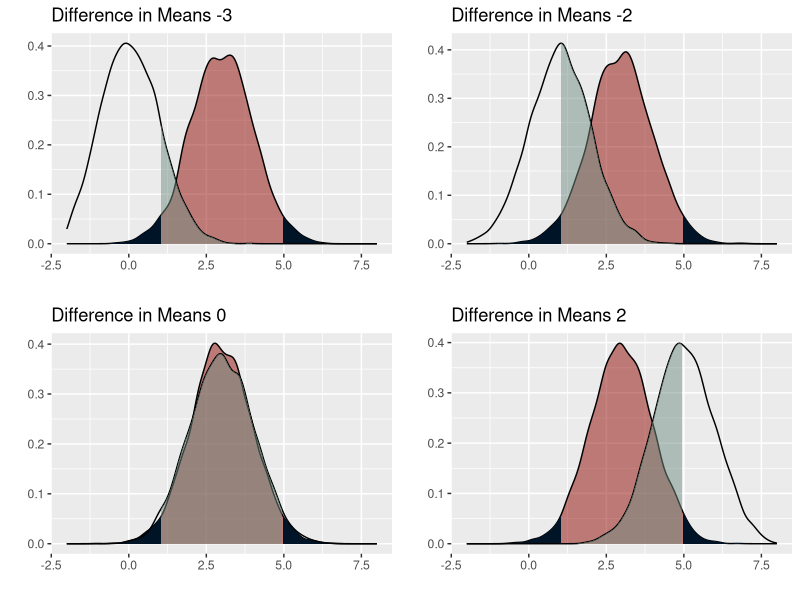
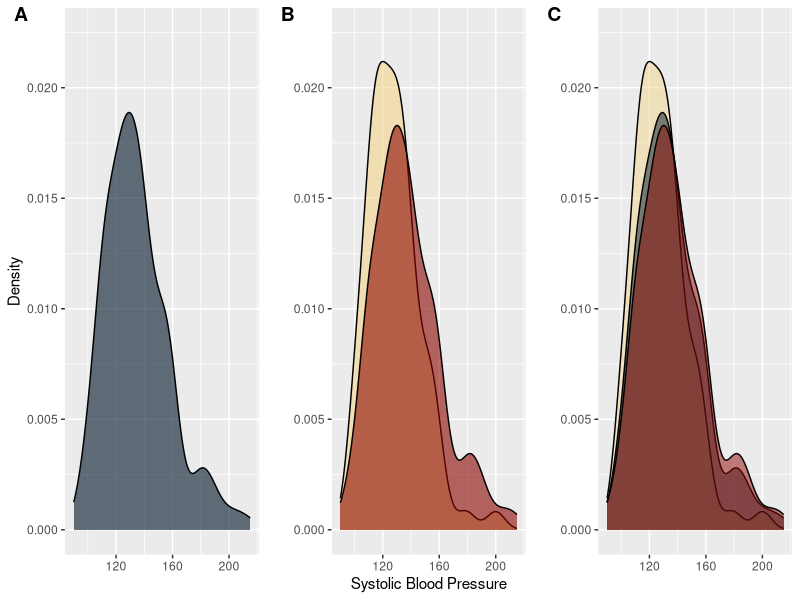
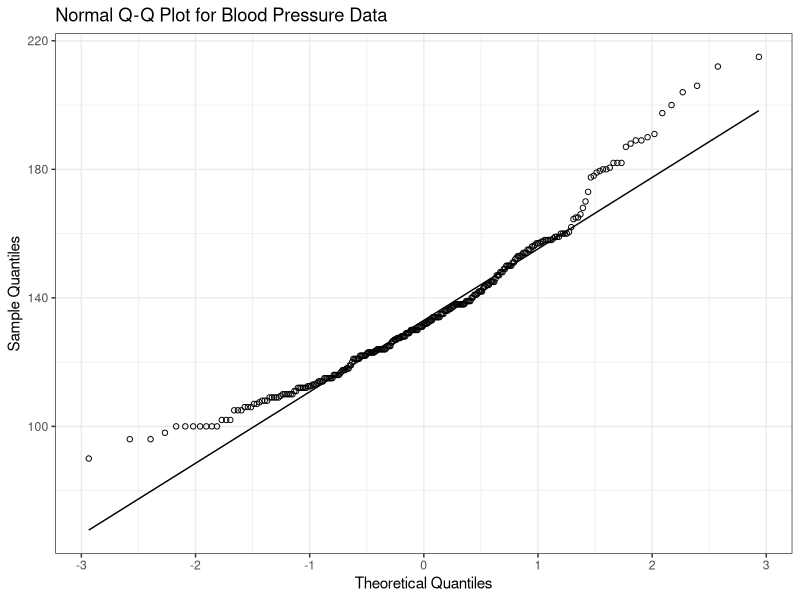

Generate these figures, in order, with R:
## ---- chunk 1
knitr::opts_chunk$set(echo = TRUE)

#Use required packages
library(tidyverse) #for plots and data manipulation
library(cowplot) #aligning plots
library(gridExtra)
library(scales)

df_data <- read_csv("framingham_data.csv") # Read in data
## ---- chunk 2
df_data$index <- seq(nrow(df_data)) # Add an index column

#df_data %>% summary # Summarize Data

# Split data into smoker and nonsmoker
df_smoker <- df_data %>% filter(currentSmoker == 1)
df_nonsmoker <- df_data %>% filter(currentSmoker == 0)

#Create a sample variance function to ensure proper calculation
sample_variance <- function(x, sampling = TRUE){
    if (sampling == TRUE){
        sum((x - mean(x))^2) / (length(x) - 1)
    } else if(sampling == FALSE) {
        sum((x - mean(x))^2) / (length(x))
    }
}
#Create pooled sample variance function 
f_pooled_variance <- function(x, y){
    ((length(x) - 1) * sample_variance(x) + 
     (length(y) - 1) * sample_variance(y)) / 
    (length(x) + length(y) - 2)
}

# Skewness function 
skew_function <- function(x){
    mean((x - mean(x))^3) / sqrt(sample_variance(x))^3
}

# kurtosis function
kurt_function <- function(x){
    mean((x - mean(x))^4) / sqrt(sample_variance(x))^4
}

# Create a Satterthawaite Approximation Function

satterth <- function(s1, s2, n1, n2){
    term1 <- s1/n1
    term2 <- s2/n2
    nu <- (term1 + term2)^2 / ((term1^2/(n1 - 1)) + (term2^2/(n2 - 1)))
    return(floor(nu))
}


#Plot and compare split data

#options(repr.plot.width = 6, repr.plot.height = 4, repr.plot.res = 150)

plot_colors <- c("#001427","#708d81","#f4d58d","#bf0603","#8d0801")
y_limits <- c(0, 0.0225)

total_data <- ggplot(df_data) + geom_density(aes(sysBP), 
                                             fill = plot_colors[1],
                                             alpha = 0.6) +
                       ylim(y_limits) + ylab("Density") + xlab("")

sep_data <- ggplot() + geom_density(data = df_smoker, aes(sysBP), 
                                    fill = plot_colors[3], alpha = 0.6) + 
                       geom_density(data = df_nonsmoker, aes(sysBP), 
                                    fill = plot_colors[5], alpha = 0.6) +
                       ylim(y_limits) + ylab("") + xlab("Systolic Blood Pressure")

plot_3 <- ggplot() + geom_density(data = df_smoker, aes(sysBP), 
                                    fill = plot_colors[3], alpha = 0.5) + 
                       geom_density(data = df_data, aes(sysBP), 
                                    fill = plot_colors[1], alpha = 0.5) +
                       geom_density(data = df_nonsmoker, aes(sysBP), 
                                    fill = plot_colors[5], alpha = 0.5) +
                       ylim(y_limits) + ylab("") + xlab("")

#plot_grid(total_data, sep_data, plot_3, align = 'vh', 
#          hjust = -1,nrow = 1, ncol = 3)

data_kurtosis <- kurt_function(df_data$sysBP)
data_skew <- skew_function(df_data$sysBP)
data_IQR <- as.numeric(quantile(df_data$sysBP, probs = 0.75)) - 
       as.numeric(quantile(df_data$sysBP, probs = 0.25))
data_MAD <- median(abs(df_data$sysBP - median(df_data$sysBP)))
data_samVar <- sample_variance(df_data$sysBP)

eIQR <- data_IQR / 1.35
eMAD <- data_MAD / 0.675

# Q-Q Plot

data_qqplot <- 
ggplot(df_data, aes(sample = sysBP)) + 
stat_qq(shape = 1) + stat_qq_line() + 
ggtitle("Normal Q-Q Plot for Blood Pressure Data") + 
xlab("Theoretical Quantiles") +
ylab("Sample Quantiles")
## ---- chunk 3

# Common values for analysis

alpha <- 0.05

mu_smoker <- mean(df_smoker$sysBP)
var_smoker <- sample_variance(df_smoker$sysBP)
n_smoker <- length(df_smoker$sysBP)

mu_nonsmoker <- mean(df_nonsmoker$sysBP)
var_nonsmoker <- sample_variance(df_nonsmoker$sysBP)
n_nonsmoker <- length(df_nonsmoker$sysBP)

# Two Sample T-test - Pooled Sample Variance - P-value

dof_1 <- (n_smoker + n_nonsmoker - 2)

p_sample_var_1 <- f_pooled_variance(df_smoker$sysBP, 
                                    df_nonsmoker$sysBP)


t_obs_1 <- (mu_smoker - mu_nonsmoker) / (sqrt(p_sample_var_1) * sqrt(1/n_smoker + 1/n_nonsmoker))

t_stat_1 <- qt(alpha / 2, dof_1)

p_value_obs_1 <- dt(t_obs_1, dof_1)

#Two Sample T-test - Difference Variance Sample Variance - P-value

dof_2 <- satterth(var_smoker, var_nonsmoker, n_smoker, n_nonsmoker)

np_sample_var_2 <- (var_nonsmoker/n_smoker + var_nonsmoker/n_nonsmoker)

t_obs_2 <- (mu_smoker - mu_nonsmoker) / (sqrt(var_nonsmoker/n_smoker + var_nonsmoker/n_nonsmoker))

t_stat_2 <- qt(alpha / 2, dof_2)

p_value_obs_2 <- dt(t_obs_2, dof_2)

# Confidence Limits

diff_mu <- mu_smoker - mu_nonsmoker

#Pooled Sample variance

CL_pooled <- t_stat_1 * (sqrt(p_sample_var_1/n_smoker + p_sample_var_1/n_nonsmoker))

#Non pooled Sample variance

CL_nonpooled <- t_stat_2 * (sqrt(var_nonsmoker/n_smoker + var_nonsmoker/n_nonsmoker))

CI_pooled <- round(c(diff_mu + CL_pooled, diff_mu - CL_pooled), 2)

CI_nonpooled <-round(c(diff_mu + CL_nonpooled, diff_mu - CL_nonpooled), 2)

## ---- chunk 4

#Part II
#Introduction

options(repr.plot.width = 12, repr.plot.height = 5, repr.plot.res = 150)
set.seed(100)

null_mean <- 3
alt_means <- c(0, 1, 3, 5)
plot_list <- list()

#plot_colors <- c("#072ac8","#1e96fc","#a2d6f9","#fcf300","#ffc600")

for(i in 1:length(alt_means)){
    
    sim1 <- rnorm(5000, null_mean, sqrt(1))
    sim2 <- rnorm(5000, alt_means[i], sqrt(1))

    alpha1 <- qnorm(0.025, null_mean, sqrt(1)) 
    alpha2 <- qnorm(0.975, null_mean, sqrt(1))

    df_set <- tibble("H0" = sim1, "HA" = sim2)
    
    title_string <- sprintf("Difference in Means %i", (alt_means[i] - null_mean))

    plot_list[[i]]  <-
    ggplot(data = df_set) + geom_density(aes(H0), alpha = 0.5, fill = plot_colors[5]) + 
                            geom_area(
                                aes(x = stage(H0, after_scale = oob_censor(x, c(-Inf, alpha1)
                                                                          )
                                             )
                                   ),
                                stat = "density", fill = plot_colors[1]
                                 ) +
                            geom_area(
                                aes(x = stage(H0, after_scale = oob_censor(x, c(alpha2, Inf)
                                                                          )
                                             )
                                   ),
                                stat = "density", fill = plot_colors[1]
                                     ) +
                            geom_density(aes(HA), alpha = 0.5) + 
                            geom_area(
                                aes(x = stage(HA, after_scale = oob_censor(x, c(alpha1, alpha2)
                                                                          )
                                             )
                                   ),
                                stat = "density", fill = plot_colors[2], alpha = 0.5
                                     ) +
                            xlim(-2, 8) + xlab("") + ylab("") + ggtitle(title_string)
    
                                }

do.call(grid.arrange, plot_list)
## ---- chunk 5
#Part II
set.seed(1)

alpha <- 0.05

test_function <- function (x, y, pooled = FALSE){

    mu_1 <- mean(x)
    var_1 <- sample_variance(x, sampling = TRUE)
    
    mu_2 <- mean(y)
    var_2 <- sample_variance(y, sampling = TRUE)
    
    #Calculate the pooled sample variance
    pooled_sample <- ((length(x) - 1) * var_1 + (length(y) - 1) * var_2) / (length(x) + length(y) - 2)
    
    #calculate the observed t statistic
    if (pooled == TRUE){
        
        cal_sigma <- (sqrt(pooled_sample/length(x) + pooled_sample/length(y)))
        
        ttest <- (mu_1 - mu_2) / cal_sigma
        dof <- length(x) + length(y) - 2 #Determine degrees of freedom
        
        } else {
        
        cal_sigma <- (sqrt(var_1/length(x) + var_2/length(y)))
        
        ttest <- (mu_1 - mu_2) / cal_sigma
        dof <- satterth(var_1, var_2, length(x), length(y))
    }
    
    #Determine whether or not the null hypothesis can be rejected (1 = rejected, 0 = not rejected)
    verdict <- !between(ttest, qt(alpha / 2, dof), qt(1 - alpha / 2, dof))
    
    #Return calculated values
    return(c(mu_1, var_1, mu_2, var_2, ttest, cal_sigma, dof,verdict))
}



mu1 <- c(0, 4, 5, 6, 10)
var1 <- c(1, 4, 9)
n1 <- c(10, 30, 70, 100)

mu2 <- 5
var2 <- 1
n2 <- c(10, 30, 70, 100)

sim_test <- function(x_mu, x_var, x_n, y_mu, y_var, y_n, pooled = TRUE){
    
    sim_data_results <- matrix(rep(0, 8), ncol = 8)
    
    for (i in 1:1000){
        
        sim_set1 <- rnorm(x_n, x_mu, sqrt(x_var))
        sim_set2 <- rnorm(y_n, y_mu, sqrt(y_var))
        
        sim_data_results <- rbind(sim_data_results, test_function(sim_set1, sim_set2, pooled))
        
        #print(sim_data_results)
    }
    
    df_sim_data <- data.frame(sim_data_results[2 : nrow(sim_data_results),])
    colnames(df_sim_data) = c("Null Mean", "Null Variance", "Alternate Mean", "Alternate Variance",
                                  "T statistic", "Calculated Variance", "DoF", "Null Reject")
    return(df_sim_data)
}

# HA: mean = 5, var = 1
test_results_1 <- sim_test(mu1[1], var1[1], n1[1], mu2, var2, n2[1])
test_results_2 <- sim_test(mu1[2], var1[1], n1[1], mu2, var2, n2[1])
test_results_3 <- sim_test(mu1[3], var1[1], n1[1], mu2, var2, n2[1])
test_results_4 <- sim_test(mu1[4], var1[1], n1[1], mu2, var2, n2[1])
test_results_5 <- sim_test(mu1[5], var1[1], n1[1], mu2, var2, n2[1])

test_results_6 <- sim_test(mu1[3], var1[1], n1[1], mu2, var2, n2[1])
test_results_7 <- sim_test(mu1[3], var1[2], n1[1], mu2, var2, n2[1])
test_results_8 <- sim_test(mu1[3], var1[3], n1[1], mu2, var2, n2[1])

test_results_9 <- sim_test(mu1[4], var1[1], n1[1], mu2, var2, n2[1])
test_results_10 <- sim_test(mu1[4], var1[2], n1[1], mu2, var2, n2[1])
test_results_11 <- sim_test(mu1[4], var1[3], n1[1], mu2, var2, n2[1])

test_results_12 <- sim_test(mu1[4], var1[1], n1[1], mu2, var2, n2[1])
test_results_13 <- sim_test(mu1[4], var1[1], n1[2], mu2, var2, n2[1])
test_results_14 <- sim_test(mu1[4], var1[1], n1[3], mu2, var2, n2[1])
test_results_15 <- sim_test(mu1[4], var1[1], n1[4], mu2, var2, n2[1])

test_results_16 <- sim_test(mu1[4], var1[1], n1[1], mu2, var2, n2[2])
test_results_17 <- sim_test(mu1[4], var1[1], n1[2], mu2, var2, n2[2])
test_results_18 <- sim_test(mu1[4], var1[1], n1[3], mu2, var2, n2[2])
test_results_19 <- sim_test(mu1[4], var1[1], n1[4], mu2, var2, n2[2])

test_results_20 <- sim_test(mu1[4], var1[1], n1[1], mu2, var2, n2[3])
test_results_21 <- sim_test(mu1[4], var1[1], n1[2], mu2, var2, n2[3])
test_results_22 <- sim_test(mu1[4], var1[1], n1[3], mu2, var2, n2[3])
test_results_23 <- sim_test(mu1[4], var1[1], n1[4], mu2, var2, n2[3])

test_results_24 <- sim_test(mu1[4], var1[1], n1[1], mu2, var2, n2[4])
test_results_25 <- sim_test(mu1[4], var1[1], n1[2], mu2, var2, n2[4])
test_results_26 <- sim_test(mu1[4], var1[1], n1[3], mu2, var2, n2[4])
test_results_27 <- sim_test(mu1[4], var1[1], n1[4], mu2, var2, n2[4])

test_results_28 <- sim_test(mu1[4], var1[1], n1[2], mu2, var2, n2[4])
test_results_29 <- sim_test(mu1[4], var1[2], n1[2], mu2, var2, n2[4])
test_results_30 <- sim_test(mu1[4], var1[3], n1[2], mu2, var2, n2[4])
test_results_31 <- sim_test(mu1[4], var1[2], n1[3], mu2, var2, n2[4])
test_results_32 <- sim_test(mu1[4], var1[2], n1[4], mu2, var2, n2[4])

test_results_33 <- sim_test(mu1[4], var1[3], n1[3], mu2, var2, n2[4])
test_results_34 <- sim_test(mu1[4], var1[3], n1[4], mu2, var2, n2[4])
## ---- chunk 6
# Plotting
options(repr.plot.width = 6, repr.plot.height = 4, repr.plot.res = 150)

plot_grid(total_data, sep_data, plot_3, align = 'vh', 
          hjust = -1,nrow = 1, ncol = 3, labels = c("A", "B", "C"))
## ---- chunk 7
data_qqplot + theme_bw()
